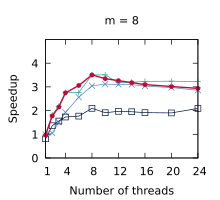

The gnuplot source for this figure:
set title "m = 8"
set terminal pdf size 2.2,2.0
set output "./results/Compactions_n___4,194,304,_m___8.pdf"
set key off
set xrange [1:24]
set xtics (1, 4, 8, 12, 16, 20, 24)
set xlabel "Number of threads"
set yrange [0:5]
set ytics (0, 1, 2, 3, 4)
set ylabel "Speedup"
plot './results/Compactions_n___4,194,304,_m___8.dat' using 1:2 title "Outer parallelism" pointsize 0.7 lw 1 pt 1 linecolor rgb "#24A793" with linespoints, \
  './results/Compactions_n___4,194,304,_m___8.dat' using 1:3 title "Inner parallelism" pointsize 0.7 lw 1 pt 2 linecolor rgb "#5287C6" with linespoints, \
  './results/Compactions_n___4,194,304,_m___8.dat' using 1:4 title "OpenMP" pointsize 0.7 lw 1 pt 4 linecolor rgb "#001240" with linespoints, \
  './results/Compactions_n___4,194,304,_m___8.dat' using 1:5 title "Work assisting (our)" pointsize 0.4 lw 2 pt 7 linecolor rgb "#C00A35" with linespoints
